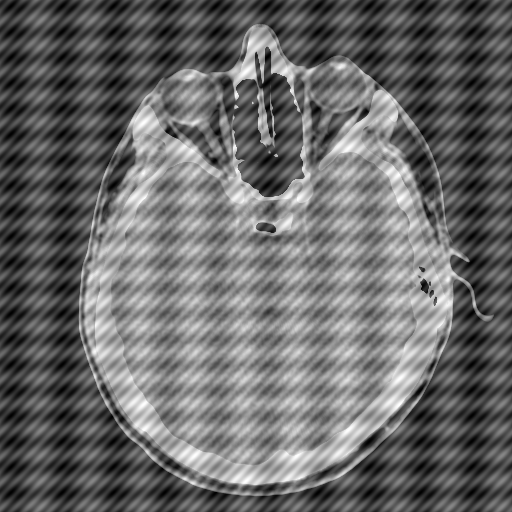
%> input picture Class/images/HeadCT_corrupted.tif, 512 x 512 px
$ octave S_RestoreHead.m   (GNU Octave 9; MATLAB toolbox functions it lacks are replaced by stand-ins)
%> lines starting %> are read from the running program, lines starting %| are printed output that depends on the picture
### Class/functions/Gaussian.m
function L = Gaussian(DimY, DimX, Width)
% Genera una función Gaussiana en una matriz de dimensiones
% DimX*DimY. Las anchura viene dada por Ancho
%
% Sintaxis
% 	L = Gaussian(DimY, DimX, Width);

x = 1:DimX;
y = 1:DimY;

x = x - DimX/2;
y = y - DimY/2;
[X,Y] = meshgrid(x,y);

L = exp(- (X.^2 + Y.^2)/ (Width*Width));

### Class/functions/ifft2shift.m
function F = ifft2shift(f)
% 2D Inverse Fourier Transform.
% The quadrants are shifted before and after the FT
% Then the coordinates origin is taken at the center of the matrix
%
% Sintaxis
%     F = fft2shift(f);

F = fftshift( ifft2 (fftshift (f) ) );

### Class/functions/Convolution.m
function c = Convolution(f1, f2, exit)
%Calcula la convolución entre las dos matrices f1, y f2, de la misma
%dimensión vía transformada de Fourier.
%La salida puede ser real (exit = 'r') o compleja (exit = 'c')
%dependiendo del valor de exit
%Sintaxis
% 	c = Convolution(f1, f2, exit);

% Transformadas de Fourier de las funciones
F1 = fft2shift(f1);
F2 = fft2shift(f2);

% Transformada de Fourier inversa del producto
C = ifft2shift(F1.*F2);
switch exit
	case {'c','C'}
		c = C;
	case {'r', 'R'}
		c = real(C);
	otherwise
		c = real(C);
end

### Class/functions/fft2shift.m
function F = fft2shift(f)
% 2D Fourier Transform.
% The quadrants are shifted before and after the FT
% Then the coordinates origin is taken at the center of the matrix
%
% Sintaxis
%     F = fft2shift(f);

F = fftshift( fft2 (fftshift (f) ) );

### Class/S_RestoreHead.m
%% Script restauracion
% Restauración de una imagen degradada por un filtro pasa baja
% mediante la aplicación del filtro inverso
clc;
%Limpia la ventana de comandos.
clear ; %Limpia las variables en la memoria
format compact
warning('off');

% Lee la imagen
f = imread('HeadCT_corrupted.tif');
%> f is the input picture: size 512x512 uint8; min 0, max 255, mean 105.3
% Seleccionamos una parte de la imagen
f = f(1:512,1:512);
s = size(f); % size of the image
%> s = [512 512]


max(max(f));
n = 0;
d = 2;
cte = 1.e-12;

%% Convoluciones con gaussianas y aplicacion del filtro inverso

% Show Image
H=figure(1);
set(H,'Name','Reconstrucción mediante el filtro inverso')
subplot(2,2,1)
	imagesc(f);
	axis equal tight

% TF y dibujo
figure(2)
F = fft2shift(f);
F(217,217) = 0;
F(297,297) = 0;
F(257,237) = 0;
F(257,277) = 0;
subplot(1,1,1)
	colormap(gray);
	imagesc(log(100+ abs(F)) );
	title('log abs TF')
	axis equal tight
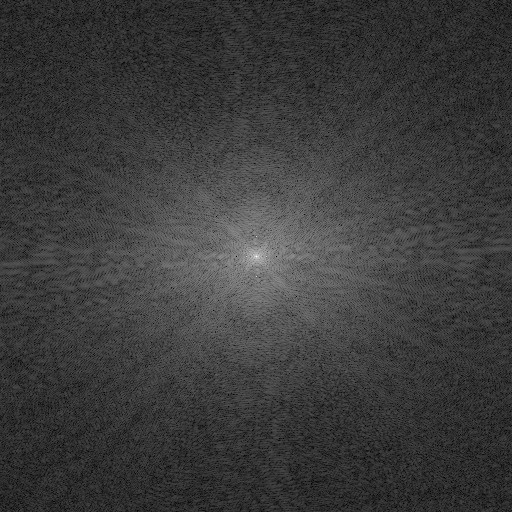
%> displayed picture: size 512x512x3, on the screen's scale of 0 to 255; min 0, max 255, mean 59.2

% Función gaussiana de lado
figure(1)
d = d*2;
r = Gaussian(s(2), s(1), d);
subplot(2,2,2)
	imagesc(r);
	titulo = sprintf('Gaussiana de ancho %d', 2*d+1);
	title(titulo)
	axis equal tight

% TF y dibujo
R = fft2shift(r);
% [5 lines of commented-out code are left out]

c = Convolution(f, r, 'r');
%> in ifft2shift, `F = fftshift( ifft2 (fftshift (f) ) );`:
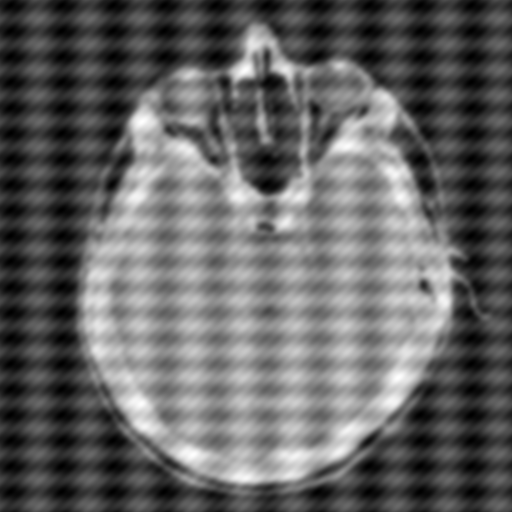
%> F: size 512x512 double; min 1277.5, max 11535.5, mean 5294.4; drawn with min black and max white
% [7 lines of commented-out code are left out]
C = fft2shift(c);
% subplot(3,3,6)
% 	colormap(gray);
% 	imagesc(log(100+ abs(C)) );
% 	title('log abs TF convolucion con gausiana')
% 	axis equal tight

% Restuaración supuesto conocida la degradacion
% Inverse Filter
RI = conj(R)./(cte + abs(R).^2);
% [7 lines of commented-out code are left out]
CI = C.*RI;
% [7 lines of commented-out code are left out]
CR = ifft2shift(CI);
subplot(2,2,4)
	colormap(gray);
	imagesc(real(CR) );
	title('Parte Real Funcion reconstruida')
	axis equal tight
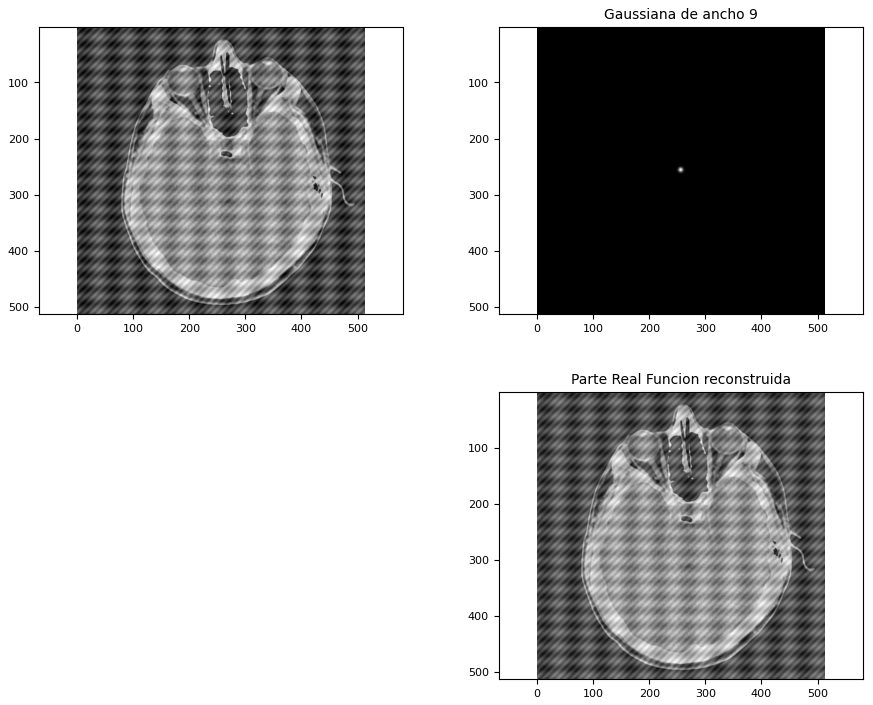
%> figure redrawn from the program's plot data, 3 panels
